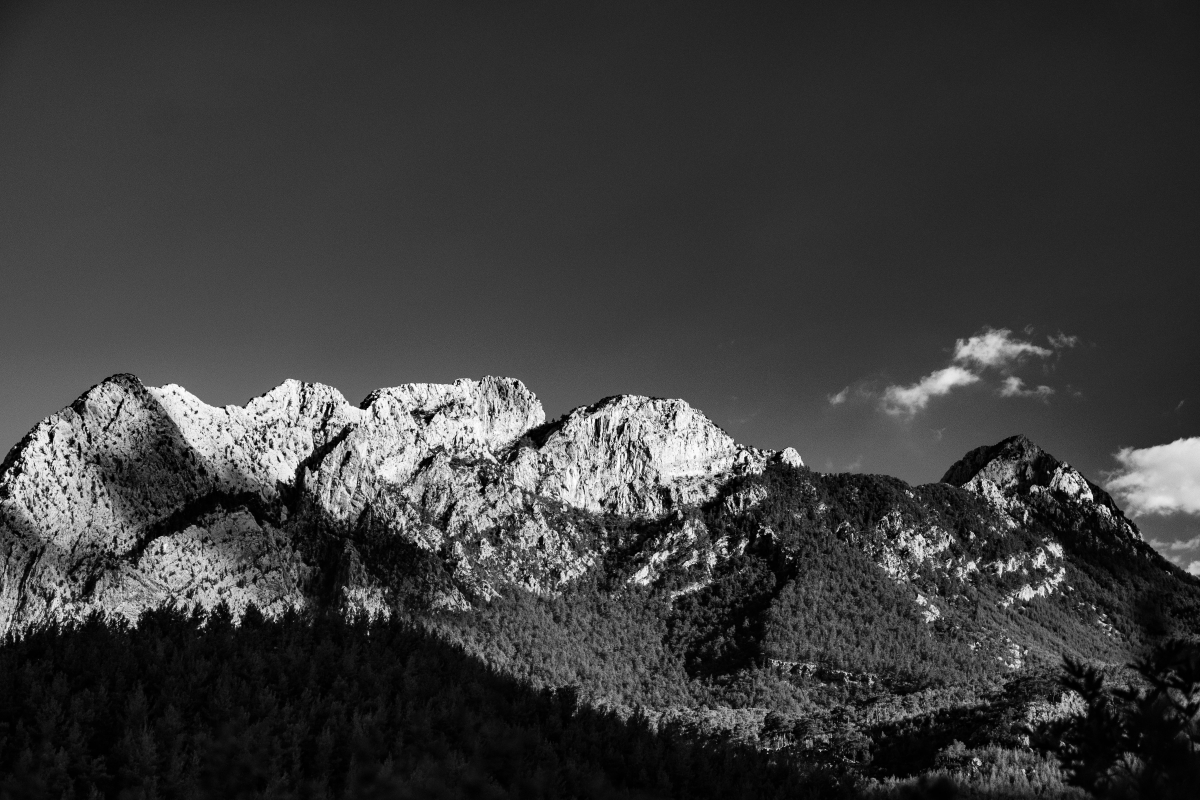
#> input picture Assignment_3/mountains.jpeg, 6000 x 4000 px (shown at 1/5 size)
$ jupyter execute HMM.ipynb
#> lines starting #> are read from the running program, lines starting #| are printed output that depends on the picture
[cell 1]
import numpy as np
import matplotlib.pyplot as plt
from PIL import Image
import os

OUTPUT_DIR = "outputs"
os.makedirs(OUTPUT_DIR, exist_ok=True)

[cell 2]
def preprocess_image(image_path, target_size=(512, 512), block_size=8):
#> called with image_path = 'mountains.jpeg', target_size = (512, 512), block_size = 8
    img = Image.open(image_path).convert("L")  # grayscale
    img = img.resize(target_size, Image.BICUBIC)  # recommended size
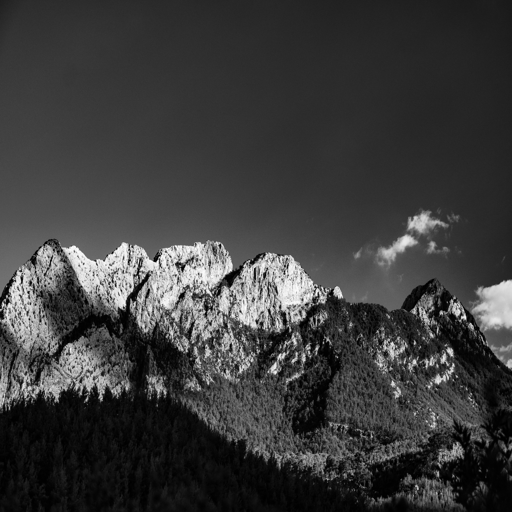
#> img: PIL image 512x512 L; min 0, max 255, mean 59.9
    arr = np.array(img, dtype=np.float64)

    H, W = arr.shape
#> H = 512; W = 512
    H2, W2 = (H // block_size) * block_size, (W // block_size) * block_size
#> H2 = 512; W2 = 512
    return arr[:H2, :W2]

IMAGE_PATH = "mountains.jpeg"

I = preprocess_image(IMAGE_PATH, target_size=(512, 512), block_size=8)
print("Image shape:", I.shape)
#| Image shape: (512, 512)

plt.figure()
plt.imshow(I, cmap="gray")
plt.title("Original Grayscale Image")
plt.axis("off")
plt.show()

[cell 3]
def compress_block(block, k):
    U, S, Vt = np.linalg.svd(block, full_matrices=False)
    Uk = U[:, :k]
    Sk = S[:k]
    Vtk = Vt[:k, :]
    return Uk @ np.diag(Sk) @ Vtk

[cell 4]
def blockwise_svd_compress(image, k, block_size=8):
    H, W = image.shape
    out = np.zeros_like(image)

    for r in range(0, H, block_size):
        for c in range(0, W, block_size):
            block = image[r:r+block_size, c:c+block_size]
            out[r:r+block_size, c:c+block_size] = compress_block(block, k)

    out = np.clip(out, 0, 255)
    return out

[cell 5]
def compression_ratio(block_size, k):
    # original = b^2, retained = k*(2b+1)
    b = block_size
    return (b*b) / (k*(2*b + 1))

def frobenius_error(original, recon):
    return np.linalg.norm(original - recon, 'fro')

def psnr(original, recon, max_val=255.0):
    mse = np.mean((original - recon)**2)
    if mse == 0:
        return float("inf")
    return 20*np.log10(max_val) - 10*np.log10(mse)

[cell 6]
ks = list(range(1, 9))
CRs, Errors, PSNRs = [], [], []
recons = {}

for k in ks:
    recon = blockwise_svd_compress(I, k, block_size=8)
    recons[k] = recon

    CRs.append(compression_ratio(8, k))
    Errors.append(frobenius_error(I, recon))
    PSNRs.append(psnr(I, recon))

    # Save recon image
    Image.fromarray(recon.astype(np.uint8)).save(os.path.join(OUTPUT_DIR, f"recon_k{k}.png"))
#> this loop made 8 passes
#> mse in psnr on passes 1 to 8: 192, 70.11, 27.13, 10.11, 3.26, 0.785, 0.0907, 5.36e-26
#> pass 1, `recon = blockwise_svd_compress(I, k, block_size=8)`:
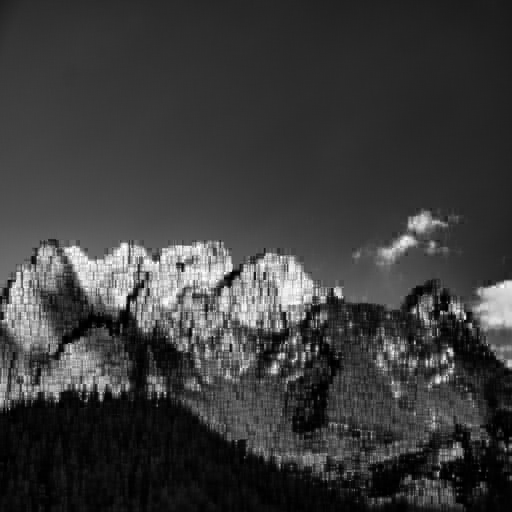
#> recon: shape (512, 512) float64; min 0.0216, max 255, mean 59.9
#> after the loop, CRs = [3.76, 1.88, 1.25, 0.941, 0.753, 0.627, 0.538, 0.471]; Errors = [7093.8, 4287.2, 2666.6, 1628.2, 924.8, 453.7, 154.2, 1.19e-10]; PSNRs = [25.3, 29.67, 33.8, 38.08, 43, 49.18, 58.56, 300.8]; recons = 8 items

print("Saved reconstructed images in:", OUTPUT_DIR)
#| Saved reconstructed images in: outputs

print(f"{'k':>2} | {'Compression Ratio':>17} | {'Frob Error':>12} | {'PSNR (dB)':>9}")
print("-"*55)
for k, cr, err, p in zip(ks, CRs, Errors, PSNRs):
    print(f"{k:>2} | {cr:>17.4f} | {err:>12.2f} | {p:>9.2f}")
#> this loop made 8 passes
#> (cr, err, p) on passes 1 to 8: (3.76, 7093.8, 25.3), (1.88, 4287.2, 29.67), (1.25, 2666.6, 33.8), (0.941, 1628.2, 38.08), (0.753, 924.8, 43), (0.627, 453.7, 49.18), (0.538, 154.2, 58.56), (0.471, 1.19e-10, 300.8)
#|  1 |            3.7647 |      7093.79 |     25.30
#|  2 |            1.8824 |      4287.20 |     29.67
#|  3 |            1.2549 |      2666.61 |     33.80
#|  4 |            0.9412 |      1628.16 |     38.08
#|  5 |            0.7529 |       924.83 |     43.00
#|  6 |            0.6275 |       453.66 |     49.18
#|  7 |            0.5378 |       154.19 |     58.56
#|  8 |            0.4706 |         0.00 |    300.84

[cell 7]
plt.figure()
plt.plot(ks, CRs, marker="o")
plt.xticks(ks)
plt.xlabel("k (singular values kept per block)")
plt.ylabel("Compression Ratio (per 8x8 block)")
plt.title("Compression Ratio vs k")
plt.grid(True)
plt.savefig(os.path.join(OUTPUT_DIR, "compression_ratio_vs_k.png"), dpi=200, bbox_inches="tight")
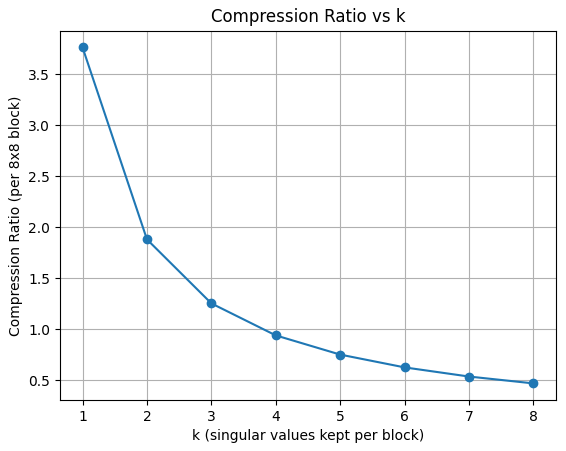
#> figure drawn by matplotlib, 1 panel
plt.show()

[cell 8]
plt.figure()
plt.plot(ks, Errors, marker="o")
plt.xticks(ks)
plt.xlabel("k (singular values kept per block)")
plt.ylabel("Reconstruction Error (Frobenius norm)")
plt.title("Reconstruction Error vs k")
plt.grid(True)
plt.savefig(os.path.join(OUTPUT_DIR, "frob_error_vs_k.png"), dpi=200, bbox_inches="tight")
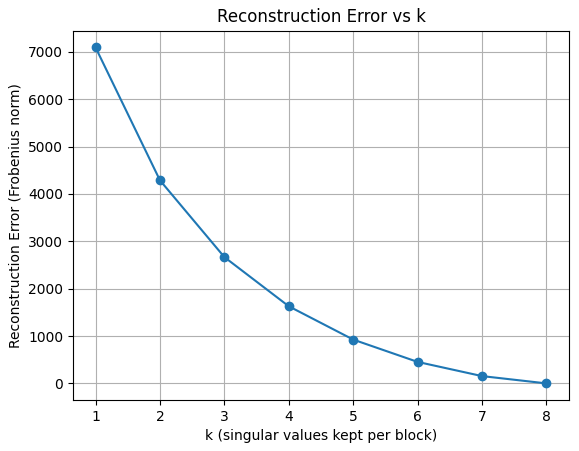
#> figure drawn by matplotlib, 1 panel
plt.show()

[cell 9]
plt.figure()
plt.plot(ks, PSNRs, marker="o")
plt.xticks(ks)
plt.xlabel("k (singular values kept per block)")
plt.ylabel("PSNR (dB)")
plt.title("PSNR vs k (optional)")
plt.grid(True)
plt.savefig(os.path.join(OUTPUT_DIR, "psnr_vs_k.png"), dpi=200, bbox_inches="tight")
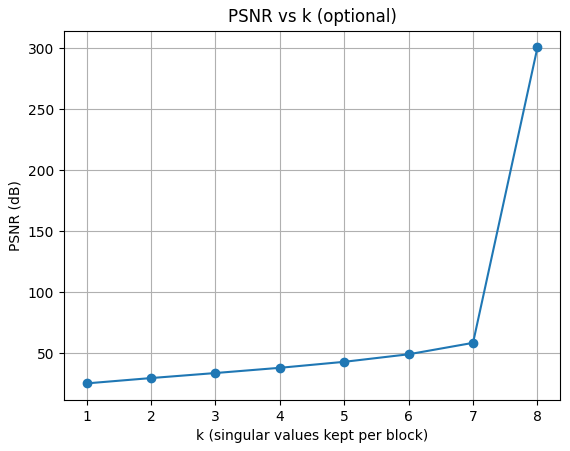
#> figure drawn by matplotlib, 1 panel
plt.show()

[cell 10]
show_ks = [1, 2, 4, 8]
plt.figure(figsize=(12, 8))

plt.subplot(2, 3, 1)
plt.imshow(I, cmap="gray")
plt.title("Original")
plt.axis("off")

for i, k in enumerate(show_ks, start=2):
    plt.subplot(2, 3, i)
    plt.imshow(recons[k], cmap="gray")
    plt.title(f"k={k}")
    plt.axis("off")

plt.tight_layout()
plt.savefig(os.path.join(OUTPUT_DIR, "visual_comparison.png"), dpi=200, bbox_inches="tight")
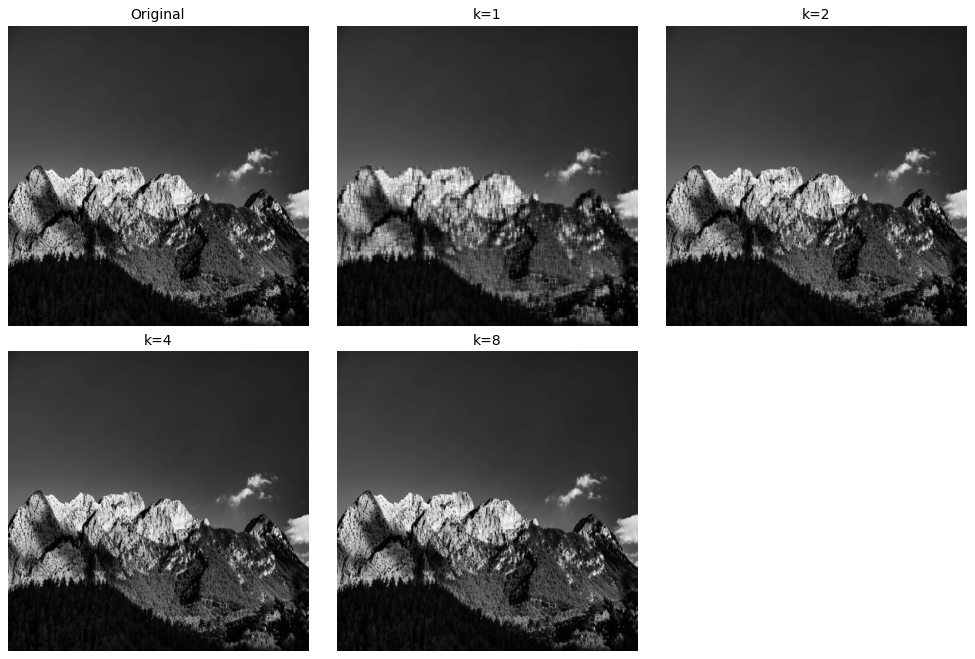
#> figure drawn by matplotlib, 5 panels
plt.show()
